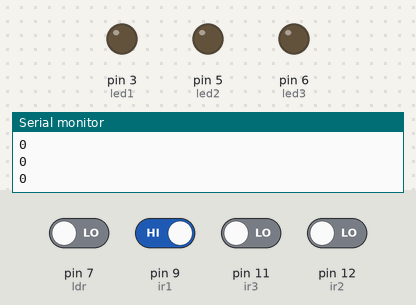
A sketch run on a simulated Arduino Uno, built with avr-gcc and run on an emulated ATmega328P. Shown: output pins drawn as LEDs (lit = HIGH), the last lines printed to the serial monitor. The inputs (shaded band) are chosen by the test bench; at power-on: pin 9 (ir1) HIGH, pin 7 (ldr), pin 11 (ir3), pin 12 (ir2) LOW.

Above: at 1.2 s.
1.3 s: pin 7 (ldr) driven HIGH and pin 9 (ir1) driven LOW
At 2.1 s:
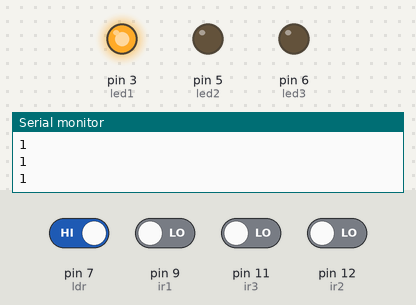
2.8 s: pin 11 (ir3) driven HIGH
At 3.3 s:
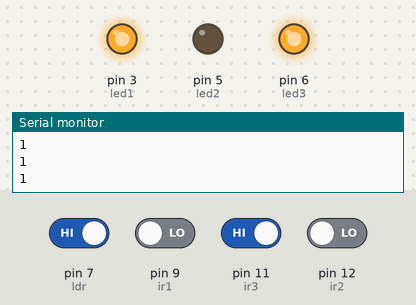
4.3 s: pin 9 (ir1) driven HIGH
At 5.5 s:
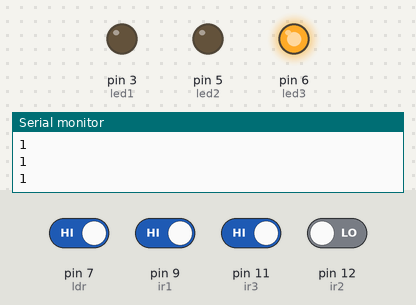
5.8 s: pin 12 (ir2) driven HIGH
At 6.9 s:
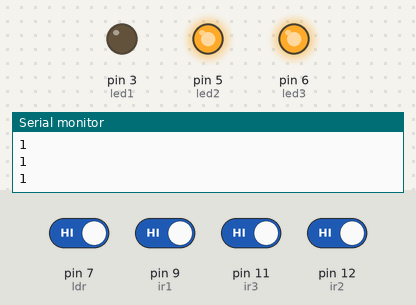
7.3 s: pin 9 (ir1) driven LOW
At 8.1 s:
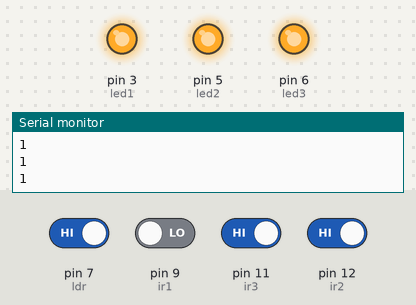
8.8 s: pin 11 (ir3) driven LOW
At 9.3 s:
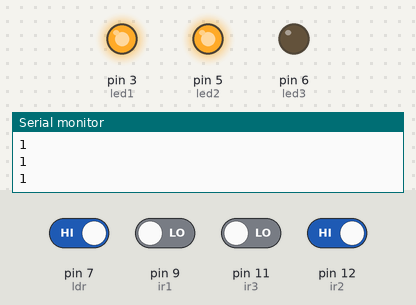
Timing chart, 0 to 11.3 s (numbered marks = the images above; inputs shaded):
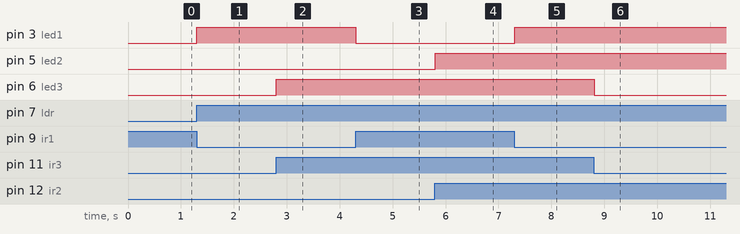

Measured:
- after the input at 1.3 s, pin 3 (led1): LOW → HIGH at once
- after the input at 2.8 s, pin 6 (led3): LOW → HIGH at once
- after the input at 4.3 s, pin 3 (led1): HIGH → LOW at once
- after the input at 5.8 s, pin 5 (led2): LOW → HIGH at once
- after the input at 7.3 s, pin 3 (led1): LOW → HIGH at once
- after the input at 8.8 s, pin 6 (led3): HIGH → LOW at once

The sketch:

ArduinoCode.ino
```cpp
int led1 = 3;
int led2 = 5;
int led3 = 6;

int ldr = 7;           // LDR digital pin
int ir1 = 9;
int ir2 = 12;
int ir3 = 11;

void setup()
{
  // set LED pins as output
  pinMode(led1, OUTPUT);
  pinMode(led2, OUTPUT);
  pinMode(led3, OUTPUT);

  // set sensor pins as input
  pinMode(ldr, INPUT);
  pinMode(ir1, INPUT);
  pinMode(ir2, INPUT);
  pinMode(ir3, INPUT);

  // start Serial Monitor
  Serial.begin(9600);
}

void loop()
{
  int ldrValue = digitalRead(ldr);   // read LDR (0 = dark, 1 = light)
  int irValue1 = digitalRead(ir1);
  int irValue2 = digitalRead(ir2);
  int irValue3 = digitalRead(ir3);

  // print LDR value for testing
  Serial.println(ldrValue);

  if (ldrValue == HIGH)
  {
    // check each IR sensor

    if (irValue1 == LOW)   // object detected
      digitalWrite(led1, HIGH);
    else
      digitalWrite(led1, LOW);

    if (irValue2 == HIGH)
      digitalWrite(led2, HIGH);
    else
      digitalWrite(led2, LOW);

    if (irValue3 == HIGH)
      digitalWrite(led3, HIGH);
    else
      digitalWrite(led3, LOW);
  }
  else
  {
    // turn off all LEDs
    digitalWrite(led1, LOW);
    digitalWrite(led2, LOW);
    digitalWrite(led3, LOW);
  }

  // small delay to make readings and LED behaviour stable
  delay(100);
}
```
